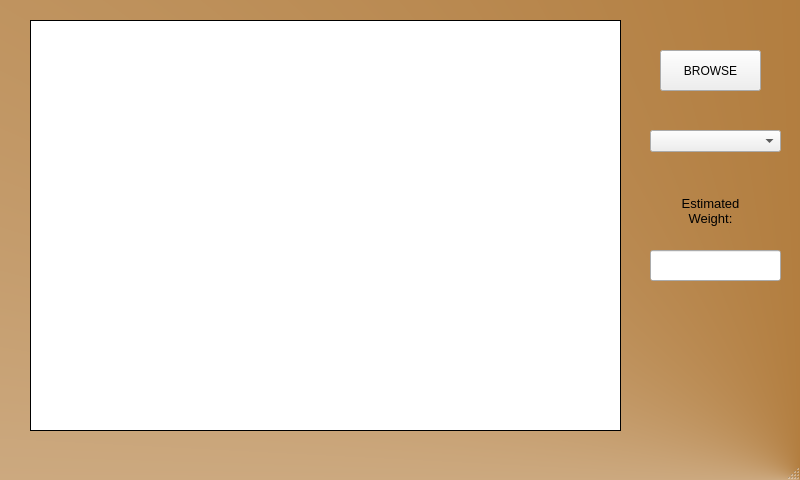
<?xml version="1.0" encoding="UTF-8"?>
<ui version="4.0">
 <class>MainWindow</class>
 <widget class="QMainWindow" name="MainWindow">
  <property name="geometry">
   <rect>
    <x>0</x>
    <y>0</y>
    <width>800</width>
    <height>480</height>
   </rect>
  </property>
  <property name="windowTitle">
   <string>MainWindow</string>
  </property>
  <property name="styleSheet">
   <string notr="true">#MainWindow
{
background-color: qconicalgradient(cx:1, cy:1, angle:0, stop:0 rgba(153, 83, 0, 255), stop:1 rgba(255, 255, 255, 255));
}</string>
  </property>
  <widget class="QWidget" name="centralwidget">
   <widget class="QLabel" name="imageLabel">
    <property name="geometry">
     <rect>
      <x>30</x>
      <y>20</y>
      <width>591</width>
      <height>411</height>
     </rect>
    </property>
    <property name="styleSheet">
     <string notr="true">background-color: rgb(255, 255, 255);</string>
    </property>
    <property name="frameShape">
     <enum>QFrame::Box</enum>
    </property>
    <property name="text">
     <string/>
    </property>
   </widget>
   <widget class="QComboBox" name="comboBox">
    <property name="geometry">
     <rect>
      <x>650</x>
      <y>130</y>
      <width>131</width>
      <height>22</height>
     </rect>
    </property>
   </widget>
   <widget class="QLabel" name="label_2">
    <property name="geometry">
     <rect>
      <x>670</x>
      <y>180</y>
      <width>81</width>
      <height>61</height>
     </rect>
    </property>
    <property name="font">
     <font>
      <pointsize>10</pointsize>
     </font>
    </property>
    <property name="text">
     <string>Estimated
Weight:</string>
    </property>
    <property name="alignment">
     <set>Qt::AlignCenter</set>
    </property>
   </widget>
   <widget class="QPushButton" name="browseButton">
    <property name="geometry">
     <rect>
      <x>660</x>
      <y>50</y>
      <width>101</width>
      <height>41</height>
     </rect>
    </property>
    <property name="text">
     <string>BROWSE</string>
    </property>
   </widget>
   <widget class="QLineEdit" name="weightTB">
    <property name="geometry">
     <rect>
      <x>650</x>
      <y>250</y>
      <width>131</width>
      <height>31</height>
     </rect>
    </property>
   </widget>
  </widget>
  <widget class="QMenuBar" name="menubar">
   <property name="geometry">
    <rect>
     <x>0</x>
     <y>0</y>
     <width>800</width>
     <height>26</height>
    </rect>
   </property>
  </widget>
  <widget class="QStatusBar" name="statusbar"/>
 </widget>
 <resources/>
 <connections/>
</ui>
